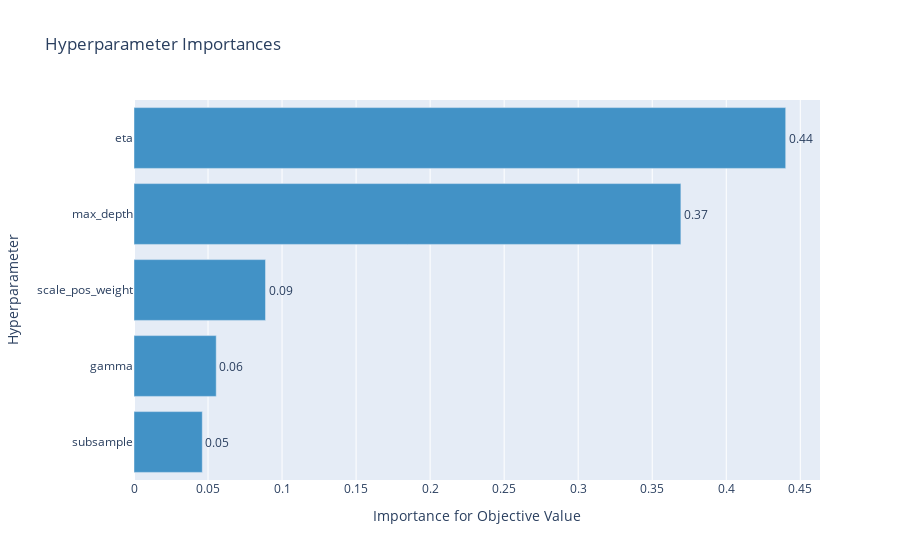

Source (notebook cell):
### Code cell
optuna.visualization.plot_param_importances(study)

### Figure 1 — Plotly figure (JSON) as saved in the notebook; plotly's stock layout.template omitted (floating-point values rounded to 4 significant figures)
{"data": [{"cliponaxis": false, "hovertemplate": ["subsample (UniformDistribution): 0.04612289329895281<extra></extra>", "gamma (UniformDistribution): 0.05553837580719274<extra></extra>", "scale_pos_weight (UniformDistribution): 0.08883433342087085<extra></extra>", "max_depth (IntUniformDistribution): 0.36935541700785307<extra></extra>", "eta (LogUniformDistribution): 0.4401489804651305<extra></extra>"], "marker": {"color": "rgb(66,146,198)"}, "orientation": "h", "text": ["0.04612289329895281", "0.05553837580719274", "0.08883433342087085", "0.36935541700785307", "0.4401489804651305"], "textposition": "outside", "texttemplate": "%{text:.2f}", "type": "bar", "x": [0.04612, 0.05554, 0.08883, 0.3694, 0.4401], "y": ["subsample", "gamma", "scale_pos_weight", "max_depth", "eta"]}], "layout": {"showlegend": false, "title": {"text": "Hyperparameter Importances"}, "xaxis": {"title": {"text": "Importance for Objective Value"}}, "yaxis": {"title": {"text": "Hyperparameter"}}}}
